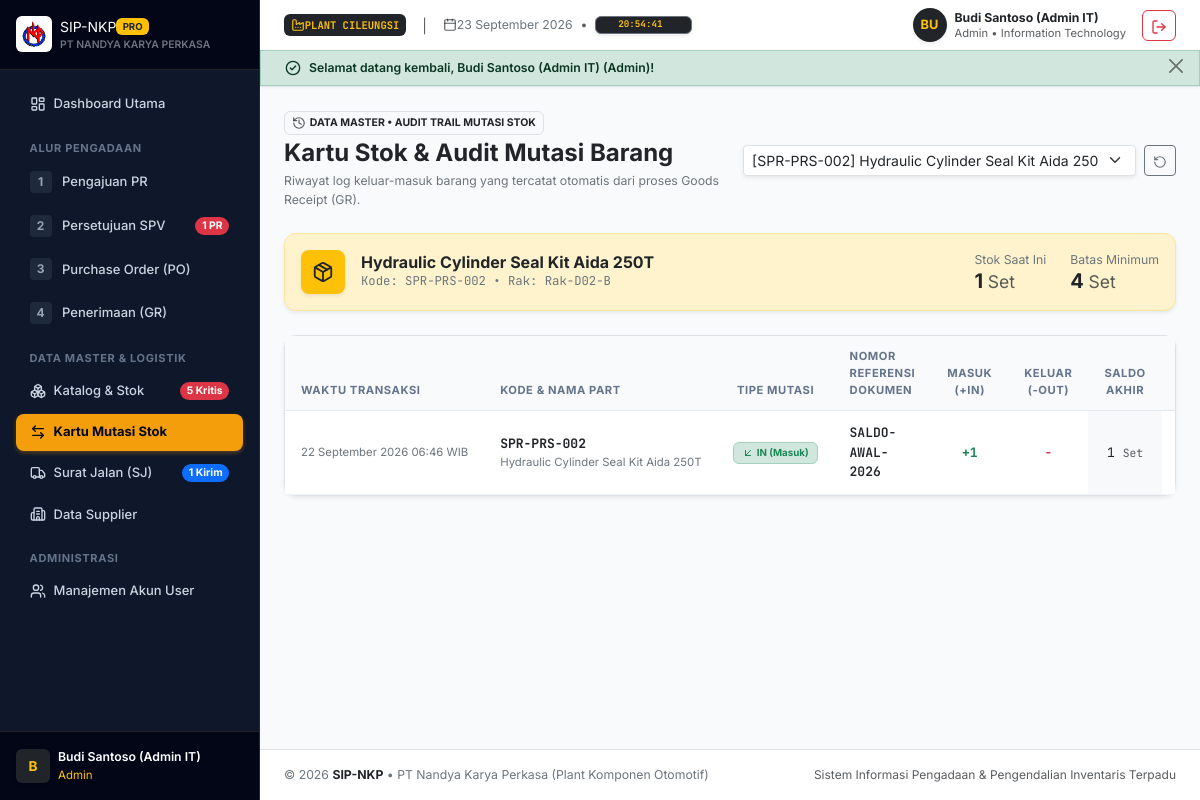
The page /index.php?page=mutations&item_id=2 (signed in) on the database its author committed.
### tables this page shows
CREATE TABLE `items` (
    `id` INT AUTO_INCREMENT PRIMARY KEY,
    `item_code` VARCHAR(30) NOT NULL UNIQUE,
    `name` VARCHAR(150) NOT NULL,
    `category` ENUM('Mechanical', 'Electrical', 'Raw Material', 'Consumables', 'Safety/APD') NOT NULL,
    `unit` VARCHAR(20) NOT NULL DEFAULT 'Pcs',
    `stock` INT NOT NULL DEFAULT 0,
    `min_stock` INT NOT NULL DEFAULT 5,
    `location_rack` VARCHAR(50) NOT NULL,
    `unit_price` DECIMAL(15,2) NOT NULL DEFAULT 0.00,
    `created_at` TIMESTAMP DEFAULT CURRENT_TIMESTAMP,
    `updated_at` TIMESTAMP DEFAULT CURRENT_TIMESTAMP ON UPDATE CURRENT_TIMESTAMP
);

CREATE TABLE `stock_mutations` (
    `id` INT AUTO_INCREMENT PRIMARY KEY,
    `item_id` INT NOT NULL,
    `mutation_type` ENUM('IN', 'OUT') NOT NULL,
    `reference_no` VARCHAR(50) NOT NULL,
    `qty_in` INT NOT NULL DEFAULT 0,
    `qty_out` INT NOT NULL DEFAULT 0,
    `balance` INT NOT NULL,
    `notes` VARCHAR(255) NULL,
    `created_at` TIMESTAMP DEFAULT CURRENT_TIMESTAMP,
    CONSTRAINT `fk_mutation_item` FOREIGN KEY (`item_id`) REFERENCES `items` (`id`) ON DELETE RESTRICT
);

### app/Controllers/ItemController.php (called while the page is built, shortened)
<?php
class ItemController
{
    public function mutations(): void
    {
        $itemId = isset($_GET['item_id']) ? (int)$_GET['item_id'] : null;
        $selectedItem = null;
        if ($itemId) {
            $selectedItem = Item::findById($itemId);
            $mutations = Item::getMutations($itemId);
        } else {
            $mutations = Item::getAllMutations(150);
        }
        $allItems = Item::getAll();
        require __DIR__ . '/../../views/items/mutations.php';
    }
}

### app/Models/Item.php (called while the page is built, shortened)
<?php
class Item
{
    public static function getAll(?string $search = null, ?string $category = null): array
    {
        $db = Database::getConnection();
        $sql = "SELECT * FROM items WHERE 1=1";
        $params = [];
        $sql .= " ORDER BY (stock <= min_stock) DESC, name ASC";
        $stmt = $db->prepare($sql);
        $stmt->execute($params);
        return $stmt->fetchAll();
    }
    public static function findById(int $id): ?array
    {
        $db = Database::getConnection();
        $stmt = $db->prepare("SELECT * FROM items WHERE id = :id LIMIT 1");
        $stmt->execute(['id' => $id]);
        $item = $stmt->fetch();
        return $item ?: null;
    }
    public static function getMutations(int $itemId): array
    {
        $db = Database::getConnection();
        $stmt = $db->prepare("
            SELECT m.*, i.name as item_name, i.item_code, i.unit
            FROM stock_mutations m
            JOIN items i ON m.item_id = i.id
            WHERE m.item_id = :item_id
            ORDER BY m.created_at DESC, m.id DESC
        ");
        $stmt->execute(['item_id' => $itemId]);
        return $stmt->fetchAll();
    }
}

### app/Helpers/FormatHelper.php (called while the page is built, shortened)
<?php
class FormatHelper
{
    public static function dateIndo(?string $tanggal, bool $withTime = false): string
    {
        $bulan = [
            1 => 'Januari', 'Februari', 'Maret', 'April', 'Mei', 'Juni',
            'Juli', 'Agustus', 'September', 'Oktober', 'November', 'Desember'
        ];
        $time = strtotime($tanggal);
        $tgl = (int)date('d', $time);
        $bln = (int)date('m', $time);
        $thn = date('Y', $time);
        $result = sprintf('%02d %s %s', $tgl, $bulan[$bln] ?? '', $thn);
        if ($withTime) {
            $result .= ' ' . date('H:i', $time) . ' WIB';
        }
        return $result;
    }
}

### views/items/mutations.php (the view, shortened to what this page needs)
<?php
require __DIR__ . '/../layouts/header.php';
?>
<div class="d-flex flex-column flex-sm-row justify-content-between align-items-sm-center gap-3 mb-4">
    <div>
        <div class="d-flex align-items-center gap-2 mb-1">
            <span class="badge bg-light text-dark border px-2.5 py-1 small fw-bold">
                <i data-lucide="history" class="me-1 text-muted" style="width: 14px; height: 14px;"></i>DATA MASTER • AUDIT TRAIL MUTASI STOK
            </span>
        </div>
        <h1 class="h4 fw-bold text-dark mb-1">Kartu Stok & Audit Mutasi Barang</h1>
        <p class="text-secondary small mb-0">
            Riwayat log keluar-masuk barang yang tercatat otomatis dari proses Goods Receipt (GR).
        </p>
    </div>
    <form action="index.php" method="GET" class="d-flex align-items-center gap-2">
        <select name="item_id" onchange="this.form.submit()" class="form-select form-select-sm shadow-sm" style="min-width: 260px;">
            <?php foreach ($allItems as $it): ?>
                <option value="<?= $it['id'] ?>" <?= ($selectedItem['id'] ?? 0) === $it['id'] ? 'selected' : '' ?>>
                    [<?= $it['item_code'] ?>] <?= htmlspecialchars($it['name']) ?>
                </option>
            <?php endforeach; ?>
        </select>
        <?php if (!empty($selectedItem)): ?>
            <a href="index.php?page=mutations" class="btn btn-sm btn-outline-secondary" title="Reset Filter">
                <i data-lucide="rotate-ccw" style="width: 14px; height: 14px;"></i>
            </a>
        <?php endif; ?>
    </form>
</div>
<?php if (!empty($selectedItem)): ?>
<div class="card border-warning-subtle bg-warning-subtle shadow-sm mb-4">
    <div class="card-body p-3 d-flex flex-column flex-sm-row justify-content-between align-items-sm-center gap-3">
        <div class="d-flex align-items-center gap-3">
            <div class="rounded-3 bg-warning text-dark p-2 d-flex align-items-center justify-content-center shadow-sm" style="width: 44px; height: 44px;">
                <i data-lucide="package" style="width: 22px; height: 22px;"></i>
            </div>
            <div>
                <h6 class="fw-bold text-dark mb-0"><?= htmlspecialchars($selectedItem['name']) ?></h6>
                <div class="text-secondary small font-monospace">Kode: <?= htmlspecialchars($selectedItem['item_code']) ?> • Rak: <?= htmlspecialchars($selectedItem['location_rack']) ?></div>
            </div>
        </div>
        <div class="d-flex align-items-center gap-4 text-sm">
            <div>
                <span class="text-secondary small d-block">Stok Saat Ini</span>
                <span class="h5 fw-bold text-dark mb-0"><?= $selectedItem['stock'] ?> <small class="text-muted fw-normal"><?= $selectedItem['unit'] ?></small></span>
            </div>
            <div>
                <span class="text-secondary small d-block">Batas Minimum</span>
                <span class="h5 fw-bold text-dark mb-0"><?= $selectedItem['min_stock'] ?> <small class="text-muted fw-normal"><?= $selectedItem['unit'] ?></small></span>
            </div>
        </div>
    </div>
</div>
<?php endif; ?>
<div class="card border shadow-sm mb-4">
    <div class="table-responsive">
        <table class="table table-hover align-middle mb-0">
            <thead>
                <tr>
                    <th>Waktu Transaksi</th>
                    <th>Kode & Nama Part</th>
                    <th class="text-center">Tipe Mutasi</th>
                    <th>Nomor Referensi Dokumen</th>
                    <th class="text-center">Masuk (+IN)</th>
                    <th class="text-center">Keluar (-OUT)</th>
                    <th class="text-center">Saldo Akhir</th>
                    <th>Keterangan</th>
                </tr>
            </thead>
            <tbody>
                <?php if (empty($mutations)): ?>
                <tr>
                    <td colspan="8" class="py-5 text-center text-muted small">Belum ada riwayat mutasi stok.</td>
                </tr>
                <?php else: ?>
                <?php foreach ($mutations as $m): ?>
                <tr>
                    <td class="text-secondary small text-nowrap">
                        <?= FormatHelper::dateIndo($m['created_at'], true) ?>
                    </td>
                    <td>
                        <div class="font-monospace fw-bold text-dark"><?= htmlspecialchars($m['item_code']) ?></div>
                        <div class="text-secondary small text-truncate" style="max-width: 240px;"><?= htmlspecialchars($m['item_name']) ?></div>
                    </td>
                    <td class="text-center">
                        <?php if ($m['mutation_type'] === 'IN'): ?>
                            <span class="badge bg-success-subtle text-success border border-success-subtle px-2 py-1 small fw-bold">
                                <i data-lucide="arrow-down-left" style="width: 12px; height: 12px;"></i> IN (Masuk)
                            </span>
                        <?php else: ?>
                            <span class="badge bg-danger-subtle text-danger border border-danger-subtle px-2 py-1 small fw-bold">
                                <i data-lucide="arrow-up-right" style="width: 12px; height: 12px;"></i> OUT (Keluar)
                            </span>
                        <?php endif; ?>
                    </td>
                    <td class="font-monospace fw-semibold text-dark">
                        <?= htmlspecialchars($m['reference_no']) ?>
                    </td>
                    <td class="text-center fw-bold text-success font-monospace">
                        <?= $m['qty_in'] > 0 ? '+' . $m['qty_in'] : '-' ?>
                    </td>
                    <td class="text-center fw-bold text-danger font-monospace">
                        <?= $m['qty_out'] > 0 ? '-' . $m['qty_out'] : '-' ?>
                    </td>
                    <td class="text-center fw-black text-dark font-monospace bg-light">
                        <?= $m['balance'] ?> <small class="text-muted fw-normal"><?= htmlspecialchars($m['unit']) ?></small>
                    </td>
                    <td class="text-secondary small text-truncate" style="max-width: 220px;">
                    </td>
                </tr>
                <?php endforeach; ?>
                <?php endif; ?>
            </tbody>
        </table>
    </div>
</div>
<?php require __DIR__ . '/../layouts/footer.php'; ?>

### rows shown on the page
items: name "Hydraulic Cylinder Seal Kit Aida 250T", item_code "SPR-PRS-002", location_rack "Rak-D02-B", stock "1", unit "Set", min_stock "4"
stock_mutations: created_at "22 September 2026 06:46 WIB", item.item_code "SPR-PRS-002", item.name "Hydraulic Cylinder Seal Kit Aida 250T", mutation_type "IN" (drawn), reference_no "SALDO-AWAL-2026", qty_in "1", balance "1", item.unit "Set"

### other values the page prints
$pendingPRCount "1"
$criticalStockCount "5"
$activeDNCount "1"
substr($user['name'] ?? 'U', 0, 1) "B"
$user['name'] "Budi Santoso (Admin IT)"
$user['role'] "Admin"
substr($currentUser['name'] ?? 'U', 0, 2) "BU"
$currentUser['name'] "Budi Santoso (Admin IT)"
$currentUser['role'] "Admin"
$currentUser['department'] "Information Technology"
$flash['message'] "Selamat datang kembali, Budi Santoso (Admin IT) (Admin)!"
